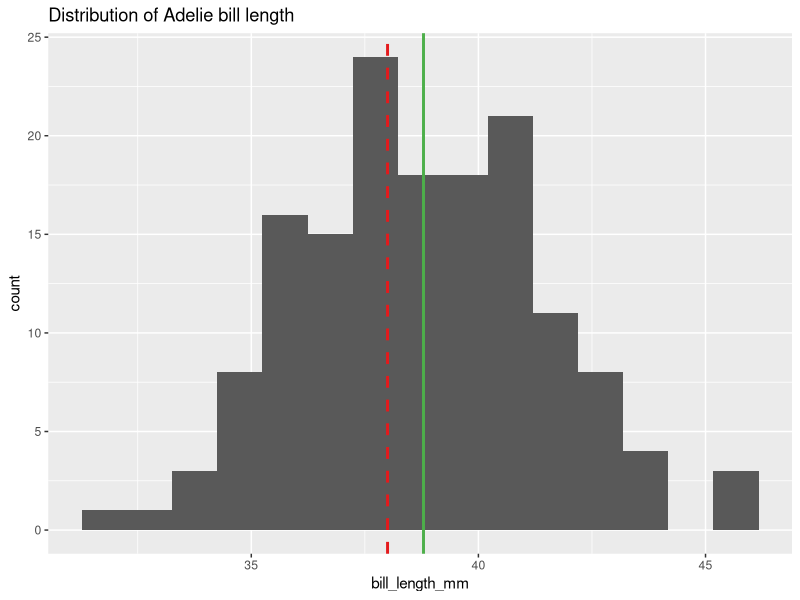
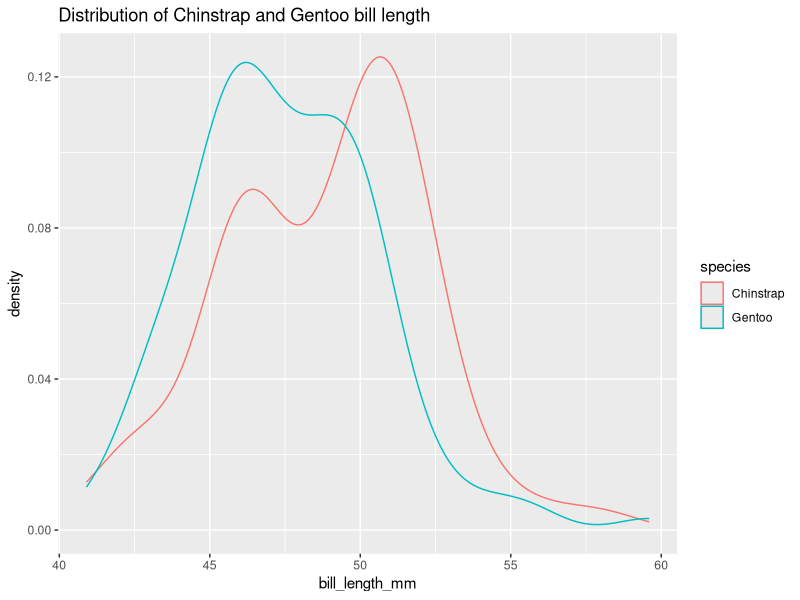
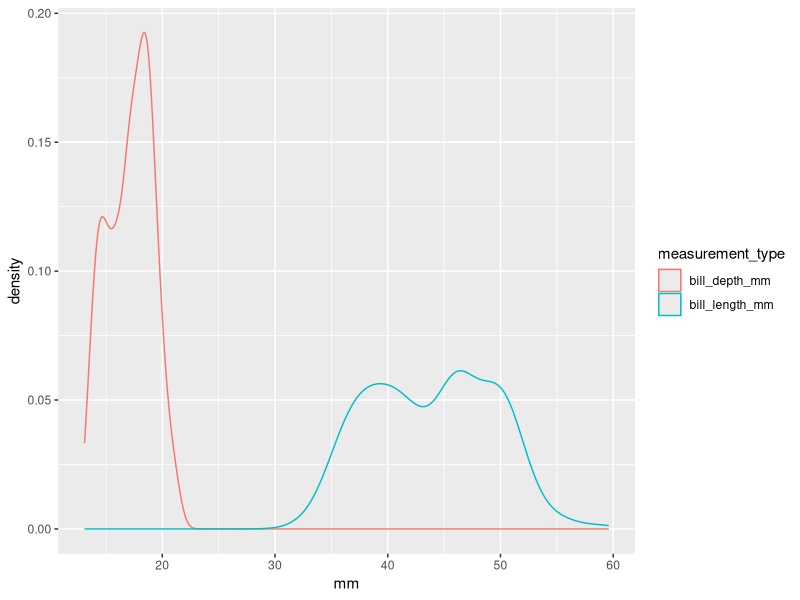
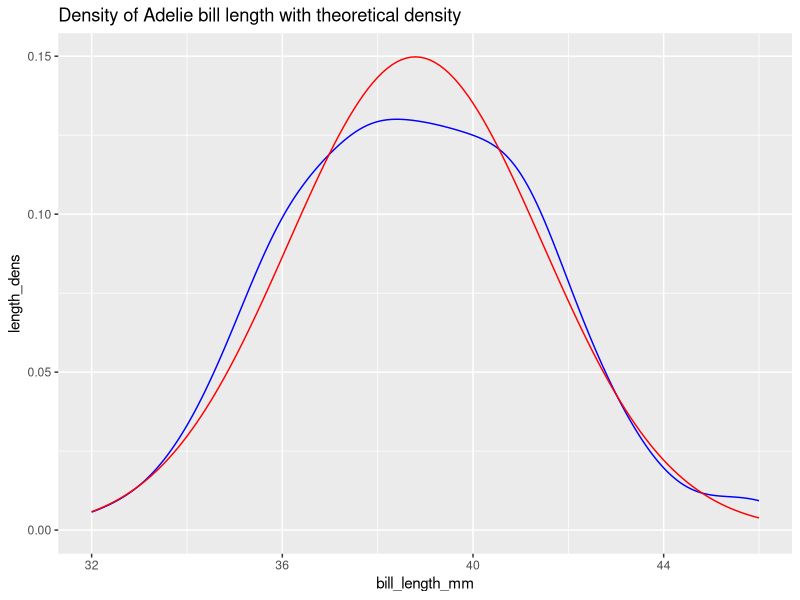
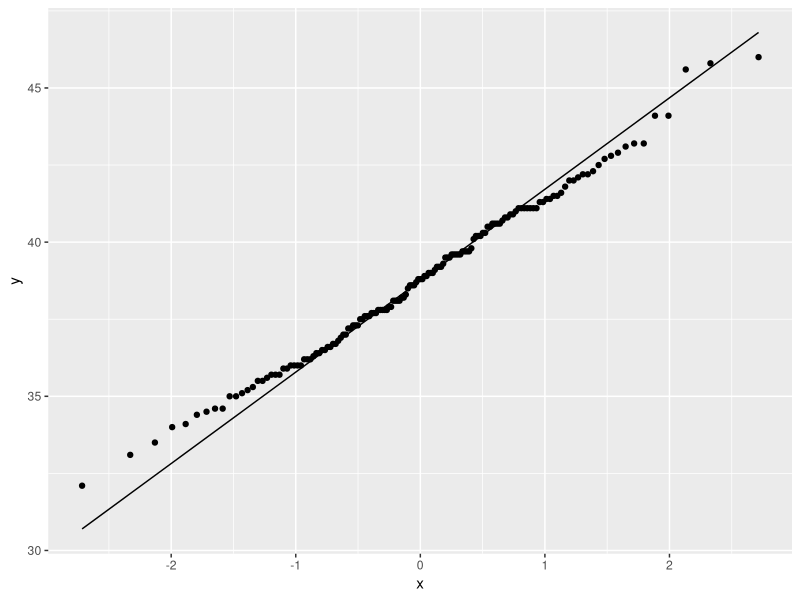

The R source for these figures, in order:
## ---- chunk 1
#| warning: false
#| message: false
#| include: false

library(palmerpenguins)
library(tidyverse)
## ---- chunk 2
penguins %>% 
  filter(!is.na(bill_length_mm)) %>% 
  group_by(species) %>% 
  summarize(avg_length = mean(bill_length_mm),
            sample_size = n())
## ---- chunk 3
adelie <- penguins %>% 
  filter(species == "Adelie") %>% 
  filter(!is.na(bill_length_mm))

ggplot(adelie, aes(x = bill_length_mm)) + 
  geom_histogram(bins = 15) + 
  geom_vline(xintercept = 38, color = "#E41A1C", linewidth = 1, linetype = 2) + 
  geom_vline(xintercept = mean(adelie$bill_length_mm), color = "#4DAF4A", linewidth = 1) + 
  ggtitle("Distribution of Adelie bill length")
## ---- chunk 4
t.test(adelie$bill_length_mm, 
       alternative = "two.sided",
       mu = 38, conf.level = 0.95)
## ---- chunk 5
chin_gentoo <- penguins %>% 
  filter(!is.na(bill_length_mm)) %>% 
  filter(species != "Adelie")

ggplot(chin_gentoo,
       aes(x = bill_length_mm, color = species)) + 
  geom_density() + 
  ggtitle("Distribution of Chinstrap and Gentoo bill length")
## ---- chunk 6
t.test(formula = bill_length_mm ~ species,
       data = chin_gentoo)
## ---- chunk 7
t.test(formula = bill_length_mm ~ species,
       data = chin_gentoo,
       var.equal = TRUE)
## ---- chunk 8
penguins %>% 
  mutate(specimen = seq_along(species)) %>% 
  select(specimen, bill_length_mm, bill_depth_mm) %>% 
  pivot_longer(cols = -specimen, names_to = "measurement_type", values_to = "mm") %>% 
  ggplot(aes(x = mm, color = measurement_type)) + 
  geom_density()
## ---- chunk 9
t.test(x = penguins$bill_length_mm,
       y = penguins$bill_depth_mm, 
       paired = TRUE)
## ---- chunk 10
var.test(formula = bill_length_mm ~ species,
         data = chin_gentoo)
## ---- chunk 11

length_mu <- mean(adelie$bill_length_mm)
length_sd <- sd(adelie$bill_length_mm)

theoretical_bill_length <- tibble(x = seq(32, 46, 0.1)) %>% 
  mutate(length_dens = dnorm(x = x,
                             mean = length_mu,
                             sd = length_sd))

ggplot(adelie, aes(x = bill_length_mm)) + 
  geom_density(color = "blue") +
  geom_line(data = theoretical_bill_length, 
            inherit.aes = FALSE,
            aes(x = x, y = length_dens), color = "red") +
  ggtitle("Density of Adelie bill length with theoretical density")
## ---- chunk 12
adelie %>% 
  ggplot(aes(sample = bill_length_mm)) + 
  geom_qq(distribution = stats::qnorm) + 
  stat_qq_line()
## ---- chunk 13

distribution_breaks <- c(0, 35, 37, 39, 41, 50)

observed_expected_counts <- adelie %>% 
  mutate(length_groups = cut(bill_length_mm, 
                             breaks = distribution_breaks)) %>% 
  count(length_groups, name = "observed") %>% 
  mutate(probability_upper = 
           pnorm(q = distribution_breaks[-1], mean = length_mu, sd = length_sd),
         probability_lower = 
           pnorm(q = distribution_breaks[-6], mean = length_mu, sd = length_sd)
  ) %>% 
  mutate(expected_prob = (probability_upper - probability_lower)) %>% 
  mutate(expected_counts = expected_prob * sum(observed))

observed_expected_counts

chisq.test(x = observed_expected_counts$observed,
           p = observed_expected_counts$expected_prob, 
           rescale.p = TRUE)


## ---- chunk 14
X <- ((observed_expected_counts$observed - 
        observed_expected_counts$expected_counts)^2) / 
  observed_expected_counts$expected_counts

p.value <- pchisq(q = sum(X), df = 4, 
                  lower.tail = F)
p.value
